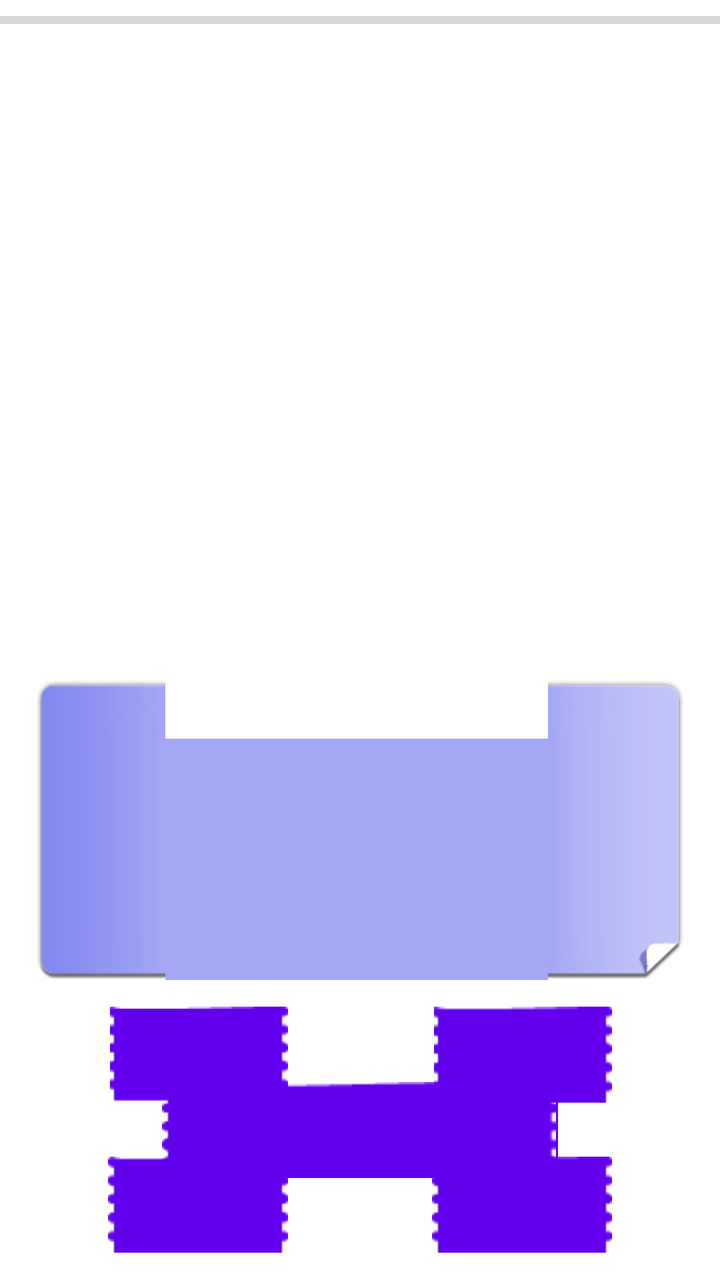
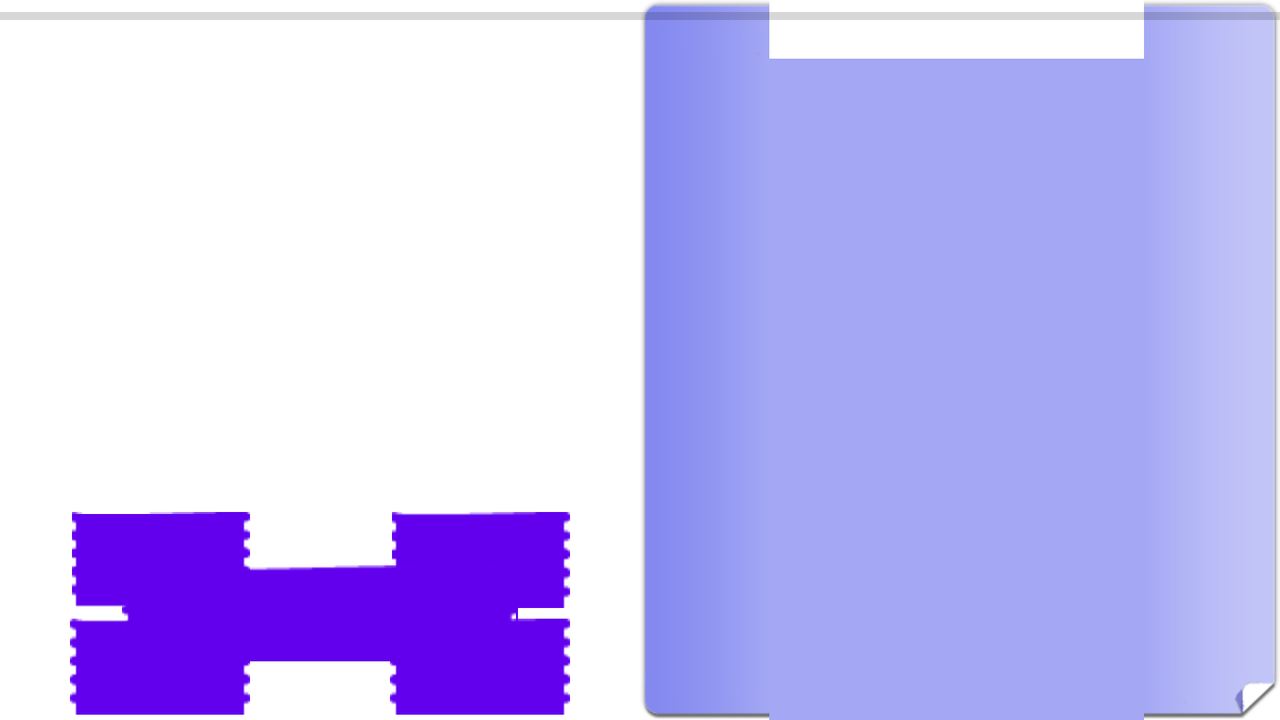

First picture: res/layout/ on a phone held upright. Second picture: the repository's own variant of that layout, on a device whose configuration matches the variant's folder. Source for both follows.
<!-- AndroidManifest.xml: fallback theme Theme.MaterialComponents.DayNight.NoActionBar -->
<!-- res/layout/drawer_item.xml -->
<?xml version="1.0" encoding="utf-8"?>

<FrameLayout xmlns:android="http://schemas.android.com/apk/res/android"
	android:orientation="vertical" android:id="@+id/frame_layer"
	android:layout_width="fill_parent" android:layout_height="fill_parent">
	<ImageView 
			android:id="@+id/ImageView_Bg" 
			android:layout_width="fill_parent" 
			android:layout_height="fill_parent" 
			> 
	</ImageView>
	<LinearLayout android:layout_width="fill_parent"
		android:background="@null"
		android:layout_height="fill_parent" android:paddingLeft="18dip"
		android:paddingRight="18dip" android:orientation="vertical">

		<LinearLayout android:layout_width="fill_parent"
			android:layout_height="0dp" android:layout_weight="1"
			android:layout_marginTop="20dp" android:orientation="horizontal"
			android:gravity="center_vertical">
			<TextView android:id="@+id/spell" 
				android:ellipsize="marquee"
				android:layout_width="0dip"
				android:layout_height="wrap_content" 
				android:layout_weight="1"/> 
				
		</LinearLayout>
		<RelativeLayout android:layout_width="fill_parent"
			android:layout_height="0dp" android:layout_weight="1"
			android:layout_marginTop="20dp">
			<TextView android:id="@+id/mean"
				android:ellipsize="marquee" 
				android:layout_width="wrap_content"
				android:layout_height="wrap_content" android:layout_centerInParent="true"
				android:textColor="@color/tw_color002" android:typeface="sans"
				android:textSize="22dip" />
		</RelativeLayout>

		<RelativeLayout android:layout_width="fill_parent"
			android:layout_height="0dp" android:layout_weight="1"
			android:paddingLeft="10.00dp" android:paddingRight="10.00dp"
			android:background="@drawable/memo_bg_02_1">
			<TextView android:id="@+id/extra_mean" android:layout_width="fill_parent"
				android:layout_height="fill_parent" android:gravity="center"
				android:textAppearance="?android:attr/textAppearanceLarge"
				android:textColor="@drawable/selector_text_primary"
				android:textSize="16.00dp" android:inputType="none"
				android:capitalize="sentences" android:includeFontPadding="false"
				android:lineSpacingExtra="4.67dp" android:background="@null"
				android:scrollbars="vertical" />
		</RelativeLayout>

		<LinearLayout android:layout_width="fill_parent"
			android:layout_height="0dp" android:layout_weight="1"
			android:orientation="vertical">

			<FrameLayout android:orientation="horizontal"
				android:layout_width="fill_parent" android:layout_height="fill_parent">
				<Button android:id="@+id/check_mean" android:layout_width="wrap_content"
					android:layout_height="wrap_content" 
					android:layout_gravity="center"
					android:background="@drawable/shmean_button" />
				<TableLayout xmlns:android="http://schemas.android.com/apk/res/android"
					android:layout_height="fill_parent" android:layout_width="fill_parent"
					android:stretchColumns="*">
					<TableRow
					android:layout_width="fill_parent"
            		android:layout_height="wrap_content"
            		android:layout_weight="1">
						<Button android:id="@+id/memory" 
								android:background="@drawable/yes_button"
								android:layout_width="wrap_content"
            					android:layout_height="wrap_content"
            					android:layout_gravity="center"
            					android:layout_weight="1"/>
						<Button android:id="@+id/forget" 
								android:background="@drawable/no_button"
								android:layout_width="wrap_content"
            					android:layout_height="wrap_content"
            					android:layout_weight="1"
            					android:layout_gravity="center"/>								

					</TableRow>
					<TableRow
					android:layout_width="fill_parent"
            		android:layout_height="wrap_content"
            		android:layout_weight="1">					
						<Button android:id="@+id/wed_dic" 
								android:background="@drawable/dic_button" 
								android:layout_width="wrap_content"
            					android:layout_height="wrap_content"
            					android:layout_weight="1"
            					android:layout_gravity="center"/>					
						<Button android:id="@+id/wed_image" 
								android:background="@drawable/image_button"  
								android:layout_width="wrap_content"
            					android:layout_height="wrap_content"
            					android:layout_weight="1"
            					android:layout_gravity="center"/>
					</TableRow>							
				</TableLayout>
			</FrameLayout>
		</LinearLayout>
	</LinearLayout>
	<LinearLayout android:layout_width="fill_parent"
		android:layout_height="wrap_content" android:orientation="vertical">
		<ProgressBar android:id="@+id/progress_bar"
			style="?android:attr/progressBarStyleHorizontal" android:gravity="top"
			android:layout_width="fill_parent" android:layout_height="20dp"
			android:max="100" />
		<LinearLayout android:layout_width="fill_parent"
			android:layout_gravity="center" android:layout_height="wrap_content"
			android:orientation="horizontal">
			<TextView android:id="@+id/wrong" android:layout_width="0dip"
				android:layout_height="wrap_content" android:layout_weight="1" />
			<TextView android:id="@+id/currect" android:layout_width="0dip"
				android:layout_height="wrap_content" android:layout_weight="1" />
			<TextView android:id="@+id/memodate" android:layout_width="0dip"
				android:layout_height="wrap_content" android:layout_weight="1" />
		</LinearLayout>
	</LinearLayout>

	
</FrameLayout>
<!-- resources referenced by this layout -->
<resources>
  <color name="tw_color002">#000000</color>
  <!-- drawable dic_button: png bitmap (drawable, 1208 bytes) -->
  <!-- drawable image_button: png bitmap (drawable, 1248 bytes) -->
  <!-- drawable memo_bg_02_1: png bitmap (drawable-hdpi, 7872 bytes) -->
  <!-- drawable no_button: png bitmap (drawable, 1067 bytes) -->
  <!-- drawable selector_text_primary (drawable) -->
  <?xml version="1.0" encoding="utf-8"?>
  
  <selector xmlns:android="http://schemas.android.com/apk/res/android">
      <item android:state_pressed="true" android:color="@color/tw_color002" />
      <item android:state_focused="true" android:color="@color/tw_color002" />
      <item android:state_selected="true" android:color="@color/tw_color002" />
      <item android:state_enabled="false" android:color="@color/tw_color002"/>
      <item android:color="@color/tw_color001" />
  </selector>
  <!-- drawable shmean_button: png bitmap (drawable, 1927 bytes) -->
  <!-- drawable yes_button: png bitmap (drawable, 1252 bytes) -->
  <color name="tw_color001">#FFFFFF</color>
</resources>
<!-- res/layout-land/drawer_item.xml (the repository's variant of the layout above) -->
<!-- drawn on the phone turned sideways -->
<?xml version="1.0" encoding="utf-8"?>

<FrameLayout xmlns:android="http://schemas.android.com/apk/res/android"
	android:orientation="vertical" android:id="@+id/frame_layer"
	android:layout_width="fill_parent" android:layout_height="fill_parent">

	<ImageView 
			android:id="@+id/ImageView_Bg" 
			android:layout_width="fill_parent" 
			android:layout_height="fill_parent" 
			> 
			</ImageView>
	<LinearLayout
		android:background="@null"
		android:layout_width="fill_parent"
		android:layout_height="fill_parent"
		android:orientation="horizontal">
			
		<LinearLayout android:layout_width="0dip"
			android:layout_height="fill_parent" 
			android:layout_weight="1"
			android:layout_alignParentTop="true"
			android:layout_alignParentBottom="true"
			android:layout_alignParentLeft="true" 
			android:orientation="vertical">

			
			
			<LinearLayout android:layout_width="fill_parent"
				android:layout_height="0dp" android:layout_weight="1"
				android:layout_marginTop="20dp" android:orientation="horizontal"
				android:gravity="center_vertical">
				<TextView android:id="@+id/spell"
					android:ellipsize="marquee" 
					android:layout_width="0dip"
					android:layout_height="wrap_content" android:layout_weight="1"
					android:padding="10dip" style="@style/LookupTitle" />

			</LinearLayout>
			<RelativeLayout android:layout_width="fill_parent"
				android:layout_height="0dp" android:layout_weight="1"
				android:layout_marginTop="20dp">
				<TextView android:id="@+id/mean" 
					android:layout_width="wrap_content"
					android:ellipsize="marquee"
					android:layout_height="wrap_content" android:layout_centerInParent="true"
					android:textColor="@color/tw_color002" android:typeface="sans"
					android:textSize="22dip" />
			</RelativeLayout>

			<LinearLayout android:layout_width="fill_parent"
				android:layout_height="0dp" android:layout_weight="1"
				android:orientation="vertical">
				

				<FrameLayout android:orientation="horizontal"
					android:layout_width="fill_parent" android:layout_height="fill_parent">
				<Button android:id="@+id/check_mean" android:layout_width="wrap_content"
					android:layout_height="wrap_content" 
					android:layout_gravity="center"
					android:background="@drawable/shmean_button"/>
				<TableLayout xmlns:android="http://schemas.android.com/apk/res/android"
					android:layout_height="fill_parent" android:layout_width="fill_parent"
					android:stretchColumns="*">
					<TableRow
					android:layout_width="fill_parent"
            		android:layout_height="wrap_content"
            		android:layout_weight="1">
						<Button android:id="@+id/memory" 
								android:background="@drawable/yes_button"
								android:layout_width="wrap_content"
            					android:layout_height="wrap_content"
            					android:layout_gravity="center"
            					android:layout_weight="1"/>
						<Button android:id="@+id/forget" 
								android:background="@drawable/no_button"
								android:layout_width="wrap_content"
            					android:layout_height="wrap_content"
            					android:layout_weight="1"
            					android:layout_gravity="center"/>								

					</TableRow>
					<TableRow
					android:layout_width="fill_parent"
            		android:layout_height="wrap_content"
            		android:layout_weight="1">					
						<Button android:id="@+id/wed_dic" 
								android:background="@drawable/dic_button" 
								android:layout_width="wrap_content"
            					android:layout_height="wrap_content"
            					android:layout_weight="1"
            					android:layout_gravity="center"/>					
						<Button android:id="@+id/wed_image" 
								android:background="@drawable/image_button"  
								android:layout_width="wrap_content"
            					android:layout_height="wrap_content"
            					android:layout_weight="1"
            					android:layout_gravity="center"/>
					</TableRow>							
				</TableLayout>
				</FrameLayout>
			</LinearLayout>
		</LinearLayout>

		<RelativeLayout android:layout_width="0dip"
			android:layout_weight="1"
			android:layout_height="fill_parent" 
			android:layout_alignParentTop="true"
			android:layout_alignParentBottom="true"
			android:layout_alignParentLeft="true" android:background="@drawable/memo_bg_02_1">
			<TextView android:id="@+id/extra_mean" android:layout_width="fill_parent"
				android:layout_height="fill_parent" android:gravity="center"
				android:textAppearance="?android:attr/textAppearanceLarge"
				android:textColor="@drawable/selector_text_primary"
				android:textSize="16.00dp" android:inputType="none"
				android:capitalize="sentences" android:includeFontPadding="false"
				android:lineSpacingExtra="4.67dp" android:background="@null"
				android:scrollbars="vertical" />
		</RelativeLayout>
	</LinearLayout>
	<LinearLayout android:layout_width="fill_parent"
		android:layout_height="wrap_content" android:orientation="vertical">
		<ProgressBar android:id="@+id/progress_bar"
			style="?android:attr/progressBarStyleHorizontal" android:gravity="top"
			android:layout_width="fill_parent" android:layout_height="wrap_content"
			android:max="100" />
		<LinearLayout android:layout_width="fill_parent"
		    android:layout_gravity="center"
			android:layout_height="wrap_content" android:orientation="horizontal">
			<TextView android:id="@+id/wrong" android:layout_width="0dip"
				android:layout_height="wrap_content" android:layout_weight="1" />
			<TextView android:id="@+id/currect" android:layout_width="0dip"
				android:layout_height="wrap_content" android:layout_weight="1" />
			<TextView android:id="@+id/memodate" android:layout_width="0dip"
				android:layout_height="wrap_content" android:layout_weight="1" />
		</LinearLayout>
	</LinearLayout>


</FrameLayout>
<!-- resources referenced by the variant -->
<!-- as the phone turned sideways resolves them -->
<resources>
  <color name="tw_color002">#000000</color>
  <!-- drawable dic_button: png bitmap (drawable, 1208 bytes) -->
  <!-- drawable image_button: png bitmap (drawable, 1248 bytes) -->
  <!-- drawable memo_bg_02_1: png bitmap (drawable-hdpi, 7872 bytes) -->
  <!-- drawable no_button: png bitmap (drawable, 1067 bytes) -->
  <!-- drawable selector_text_primary (drawable) -->
  <?xml version="1.0" encoding="utf-8"?>
  
  <selector xmlns:android="http://schemas.android.com/apk/res/android">
      <item android:state_pressed="true" android:color="@color/tw_color002" />
      <item android:state_focused="true" android:color="@color/tw_color002" />
      <item android:state_selected="true" android:color="@color/tw_color002" />
      <item android:state_enabled="false" android:color="@color/tw_color002"/>
      <item android:color="@color/tw_color001" />
  </selector>
  <!-- drawable shmean_button: png bitmap (drawable, 1927 bytes) -->
  <!-- drawable yes_button: png bitmap (drawable, 1252 bytes) -->
  <style name="LookupTitle">
  	<item name="android:textSize">30sp</item>
  	<item name="android:textStyle">bold</item>
  	<item name="android:textColor">?android:attr/textColorPrimary</item>
  </style>
  <color name="tw_color001">#FFFFFF</color>
</resources>
